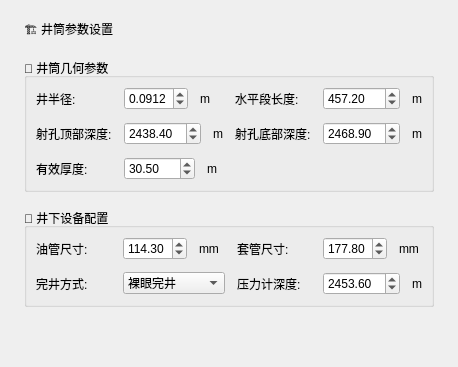
       <widget class="QWidget" name="pageWellParams">
        <layout class="QVBoxLayout" name="wellParamsLayout">
         <property name="spacing">
          <number>16</number>
         </property>
         <property name="leftMargin">
          <number>24</number>
         </property>
         <property name="topMargin">
          <number>20</number>
         </property>
         <property name="rightMargin">
          <number>24</number>
         </property>
         <property name="bottomMargin">
          <number>20</number>
         </property>
         <item>
          <widget class="QLabel" name="wellParamsHeader">
           <property name="text">
            <string>🏗️ 井筒参数设置</string>
           </property>
           <property name="labelClass" stdset="0">
            <string>sectionHeader</string>
           </property>
          </widget>
         </item>
         <item>
          <widget class="QGroupBox" name="wellGeometryGroup">
           <property name="title">
            <string>📐 井筒几何参数</string>
           </property>
           <layout class="QGridLayout" name="wellGeometryLayout">
            <property name="spacing">
             <number>12</number>
            </property>
            <item row="0" column="0">
             <widget class="QLabel" name="wellRadiusLabel">
              <property name="text">
               <string>井半径:</string>
              </property>
             </widget>
            </item>
            <item row="0" column="1">
             <layout class="QHBoxLayout" name="wellRadiusLayout">
              <item>
               <widget class="QDoubleSpinBox" name="wellRadiusSpin">
                <property name="decimals">
                 <number>4</number>
                </property>
                <property name="minimum">
                 <double>0.001000000000000</double>
                </property>
                <property name="maximum">
                 <double>1.000000000000000</double>
                </property>
                <property name="singleStep">
                 <double>0.010000000000000</double>
                </property>
                <property name="value">
                 <double>0.091200000000000</double>
                </property>
               </widget>
              </item>
              <item>
               <widget class="QLabel" name="wellRadiusUnitLabel">
                <property name="text">
                 <string>m</string>
                </property>
                <property name="labelClass" stdset="0">
                 <string>unitLabel</string>
                </property>
               </widget>
              </item>
             </layout>
            </item>
            <item row="0" column="2">
             <widget class="QLabel" name="horizontalLengthLabel">
              <property name="text">
               <string>水平段长度:</string>
              </property>
             </widget>
            </item>
            <item row="0" column="3">
             <layout class="QHBoxLayout" name="horizontalLengthLayout">
              <item>
               <widget class="QDoubleSpinBox" name="horizontalLengthSpin">
                <property name="maximum">
                 <double>10000.000000000000000</double>
                </property>
                <property name="value">
                 <double>457.199999999999989</double>
                </property>
               </widget>
              </item>
              <item>
               <widget class="QLabel" name="horizontalLengthUnitLabel">
                <property name="text">
                 <string>m</string>
                </property>
                <property name="labelClass" stdset="0">
                 <string>unitLabel</string>
                </property>
               </widget>
              </item>
             </layout>
            </item>
            <item row="1" column="0">
             <widget class="QLabel" name="perforationTopLabel">
              <property name="text">
               <string>射孔顶部深度:</string>
              </property>
             </widget>
            </item>
            <item row="1" column="1">
             <layout class="QHBoxLayout" name="perforationTopLayout">
              <item>
               <widget class="QDoubleSpinBox" name="perforationTopSpin">
                <property name="maximum">
                 <double>10000.000000000000000</double>
                </property>
                <property name="value">
                 <double>2438.400000000000091</double>
                </property>
               </widget>
              </item>
              <item>
               <widget class="QLabel" name="perforationTopUnitLabel">
                <property name="text">
                 <string>m</string>
                </property>
                <property name="labelClass" stdset="0">
                 <string>unitLabel</string>
                </property>
               </widget>
              </item>
             </layout>
            </item>
            <item row="1" column="2">
             <widget class="QLabel" name="perforationBottomLabel">
              <property name="text">
               <string>射孔底部深度:</string>
              </property>
             </widget>
            </item>
            <item row="1" column="3">
             <layout class="QHBoxLayout" name="perforationBottomLayout">
              <item>
               <widget class="QDoubleSpinBox" name="perforationBottomSpin">
                <property name="maximum">
                 <double>10000.000000000000000</double>
                </property>
                <property name="value">
                 <double>2468.900000000000091</double>
                </property>
               </widget>
              </item>
              <item>
               <widget class="QLabel" name="perforationBottomUnitLabel">
                <property name="text">
                 <string>m</string>
                </property>
                <property name="labelClass" stdset="0">
                 <string>unitLabel</string>
                </property>
               </widget>
              </item>
             </layout>
            </item>
            <item row="2" column="0">
             <widget class="QLabel" name="payZoneLabel">
              <property name="text">
               <string>有效厚度:</string>
              </property>
             </widget>
            </item>
            <item row="2" column="1">
             <layout class="QHBoxLayout" name="payZoneLayout">
              <item>
               <widget class="QDoubleSpinBox" name="payZoneSpin">
                <property name="maximum">
                 <double>1000.000000000000000</double>
                </property>
                <property name="value">
                 <double>30.500000000000000</double>
                </property>
               </widget>
              </item>
              <item>
               <widget class="QLabel" name="payZoneUnitLabel">
                <property name="text">
                 <string>m</string>
                </property>
                <property name="labelClass" stdset="0">
                 <string>unitLabel</string>
                </property>
               </widget>
              </item>
             </layout>
            </item>
           </layout>
          </widget>
         </item>
         <item>
          <widget class="QGroupBox" name="wellEquipmentGroup">
           <property name="title">
            <string>🔧 井下设备配置</string>
           </property>
           <layout class="QGridLayout" name="wellEquipmentLayout">
            <property name="spacing">
             <number>12</number>
            </property>
            <item row="0" column="0">
             <widget class="QLabel" name="tuningLabel">
              <property name="text">
               <string>油管尺寸:</string>
              </property>
             </widget>
            </item>
            <item row="0" column="1">
             <layout class="QHBoxLayout" name="tuningLayout">
              <item>
               <widget class="QDoubleSpinBox" name="tuningSpin">
                <property name="maximum">
                 <double>500.000000000000000</double>
                </property>
                <property name="value">
                 <double>114.299999999999997</double>
                </property>
               </widget>
              </item>
              <item>
               <widget class="QLabel" name="tuningUnitLabel">
                <property name="text">
                 <string>mm</string>
                </property>
                <property name="labelClass" stdset="0">
                 <string>unitLabel</string>
                </property>
               </widget>
              </item>
             </layout>
            </item>
            <item row="0" column="2">
             <widget class="QLabel" name="casingLabel">
              <property name="text">
               <string>套管尺寸:</string>
              </property>
             </widget>
            </item>
            <item row="0" column="3">
             <layout class="QHBoxLayout" name="casingLayout">
              <item>
               <widget class="QDoubleSpinBox" name="casingSpin">
                <property name="maximum">
                 <double>800.000000000000000</double>
                </property>
                <property name="value">
                 <double>177.800000000000011</double>
                </property>
               </widget>
              </item>
              <item>
               <widget class="QLabel" name="casingUnitLabel">
                <property name="text">
                 <string>mm</string>
                </property>
                <property name="labelClass" stdset="0">
                 <string>unitLabel</string>
                </property>
               </widget>
              </item>
             </layout>
            </item>
            <item row="1" column="0">
             <widget class="QLabel" name="completionLabel">
              <property name="text">
               <string>完井方式:</string>
              </property>
             </widget>
            </item>
            <item row="1" column="1">
             <widget class="QComboBox" name="completionCombo">
              <item>
               <property name="text">
                <string>裸眼完井</string>
               </property>
              </item>
              <item>
               <property name="text">
                <string>套管完井</string>
               </property>
              </item>
              <item>
               <property name="text">
                <string>分段压裂完井</string>
               </property>
              </item>
              <item>
               <property name="text">
                <string>筛管完井</string>
               </property>
              </item>
              <item>
               <property name="text">
                <string>砾石充填</string>
               </property>
              </item>
             </widget>
            </item>
            <item row="1" column="2">
             <widget class="QLabel" name="bhpGaugeLabel">
              <property name="text">
               <string>压力计深度:</string>
              </property>
             </widget>
            </item>
            <item row="1" column="3">
             <layout class="QHBoxLayout" name="bhpGaugeLayout">
              <item>
               <widget class="QDoubleSpinBox" name="bhpGaugeSpin">
                <property name="maximum">
                 <double>10000.000000000000000</double>
                </property>
                <property name="value">
                 <double>2453.599999999999909</double>
                </property>
               </widget>
              </item>
              <item>
               <widget class="QLabel" name="bhpGaugeUnitLabel">
                <property name="text">
                 <string>m</string>
                </property>
                <property name="labelClass" stdset="0">
                 <string>unitLabel</string>
                </property>
               </widget>
              </item>
             </layout>
            </item>
           </layout>
          </widget>
         </item>
         <item>
          <spacer name="wellParamsSpacer">
           <property name="orientation">
            <enum>Qt::Orientation::Vertical</enum>
           </property>
           <property name="sizeHint" stdset="0">
            <size>
             <width>20</width>
             <height>40</height>
            </size>
           </property>
          </spacer>
         </item>
        </layout>
       </widget>
